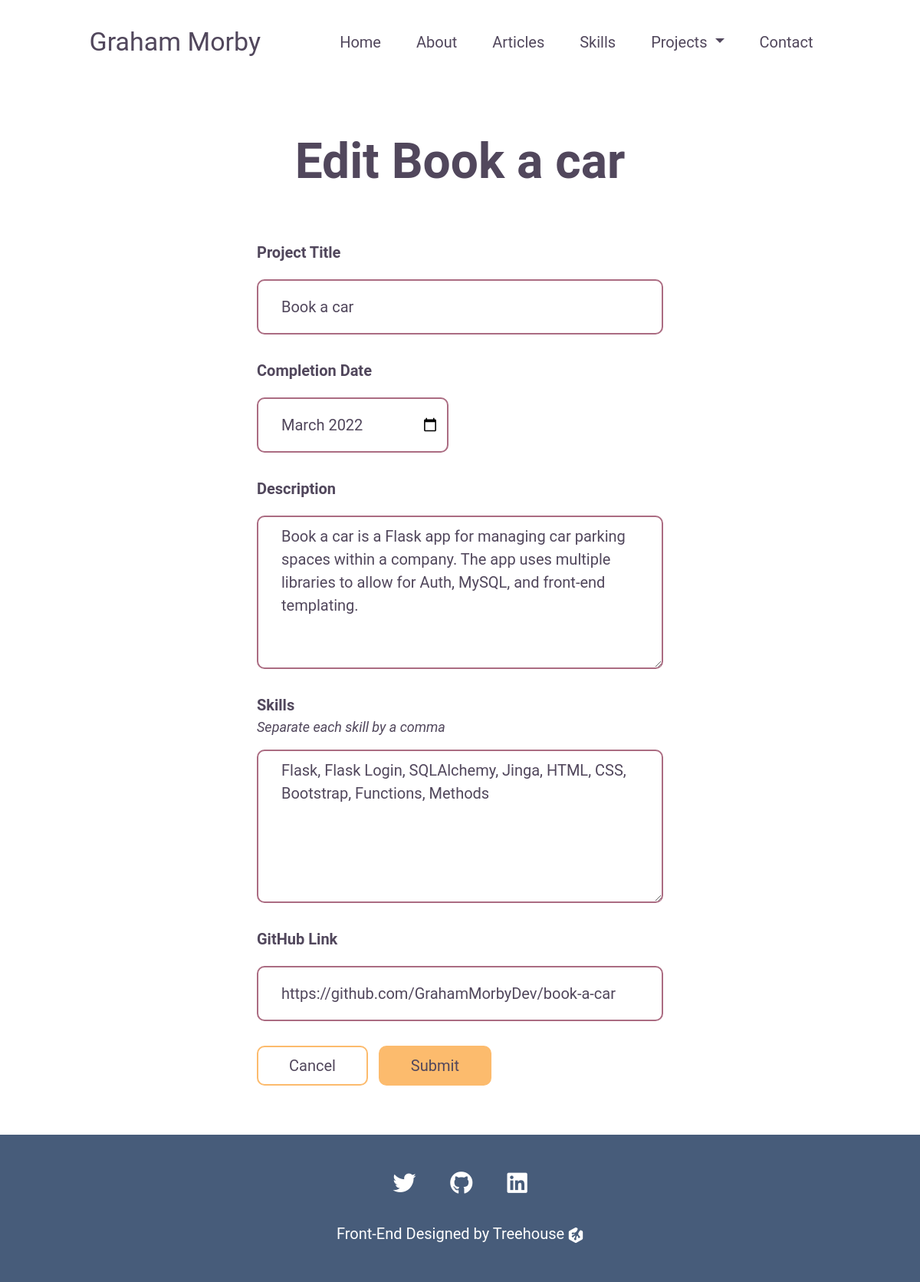
/project/1/edit, run on the app's committed database.
### models.py (models this page shows, shortened)
class Project(db.Model):
    id = db.Column(db.Integer, primary_key=True)
    created = db.Column('Created', db.DATETIME, default=datetime.datetime.now)
    title = db.Column('Title', db.String)
    description = db.Column('Description', db.TEXT)
    link = db.Column('Link', db.String)
    completed = db.Column('Completed', db.DATETIME)
    skills = db.Column('Skills', db.String)

### app.py (the view, shortened to what this page needs)
@app.route('/project/<id>/edit', methods=['GET', 'POST'])
def edit_project(id):
    projects = Project.query.all()
    project = Project.query.get_or_404(id)
    return render_template('editproject.html', project=project, projects=projects)

### templates/editproject.html (shortened to what this page needs)
{% extends 'layout.html' %}
{% block header %}
<section class="header">
    <h1>Edit {{project.title}}</h1>
</section>
{% endblock %}
{% block content %}
<section id="form">
    <form action="{{url_for('edit_project', id=project.id)}}" method="POST">
        <label for="title">Project Title</label>
        <input type="text" name="title" id="title" placeholder="Project Name" value="{{project.title}}" required>
        <label for="date">Completion Date</label>
        <input type="month" name="date" id="date" value="{{ project.completed.strftime('%Y-%m') }}" required>
        <label for="description">Description</label>
        <textarea name="desc" id="description" cols="30" rows="20" placeholder="Description" required>{{project.description}}</textarea>
        <label for="skills-list" id="skills-label">Skills</label>
        <p>Separate each skill by a comma</p>
        <textarea name="skills" id="skills-list" cols="30" rows="10" placeholder="Skill, Skill" required>{{project.skills}}</textarea>
        <label for="github">GitHub Link</label>
        <input type="url" name="github" id="github" placeholder="Link to the repo" value="{{project.link}}" required>
        <div>
            <button type="reset">Cancel</button>
            <button type="submit">Submit</button>
        </div>
    </form>
</section>
{% endblock %}

### static/css/styles.css (style rules this page uses)
:root { --primary-text: #51475c; --secondary-text: #ab6c82; --primary: #475c7a; --secondary: #fcbb6d; --accent: #d8737f; --white: #fff; }
* { font-family: 'Roboto', Arial, Helvetica, sans-serif; color: var(--primary-text); }
p, li, a { font-size: 20px; }
body { overflow-x: hidden; }
.header { margin-left: 5%; margin-right: 5%; margin-top: 5rem; text-align: center; }
.header h1 { font-size: 32px; font-weight: bold; }
#form { width: fit-content; margin: auto; margin-top: 4rem; margin-bottom: 4rem; }
#form input, #form textarea { border: none; border: 2px solid; border-radius: 10px; border-color: var(--secondary-text); width: 300px; height: 72px; display: block; font-size: 20px; padding-left: 15px; padding-right: 10px; margin-bottom: 2rem; }
#form input[type='month'] { width: 250px; }
#form textarea { padding-top: 10px; height: 200px; }
#form label { font-size: 20px; font-weight: bold; margin-bottom: 20px; text-align: left; }
#form #skills-label { margin-bottom: 0px; }
#form p { font-size: 18px; font-style: italic; }
#form div { text-align: left; }
#form button { border: 2px solid var(--secondary); border-radius: 10px; font-size: 20px; padding: 9px 40px; }
#form button[type='reset'] { margin-right: 10px; background-color: var(--white); }
#form button[type='submit'] { background-color: var(--secondary); }
@media (min-width: 992px) { .header h1 { font-size: 64px; margin-bottom: 2rem; } }
@media (min-width: 992px) { #form input, #form textarea { width: 450px; padding-left: 30px; } }
@media (min-width: 1200px) { #form input, #form textarea { width: 530px; } }

### data on the page
Project: title "Book a car", date "2022-03", desc "Book a car is a Flask app for managing car parking spaces within a company. The app uses multiple libraries to allow for Auth, MySQL, and front-end templating.", skills "Flask, Flask Login, SQLAlchemy, Jinga, HTML, CSS, Bootstrap, Functions, Methods", github "https://github.com/GrahamMorbyDev/book-a-car"
